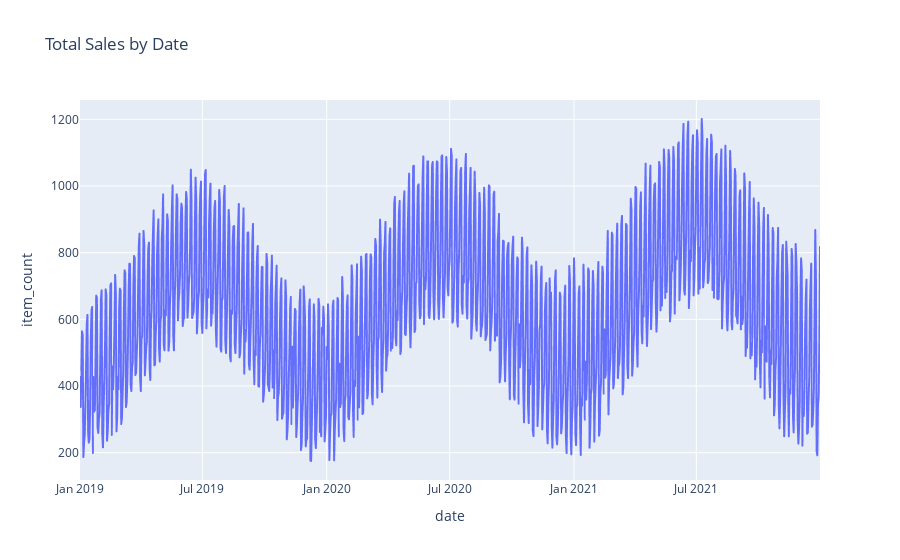

The code cell stored with this chart in its notebook:
### Markdown cell above
Begin by producing a line graph of all sales over the provided 2-year timespan.

### Code cell
import plotly.express as px

df_plot = df_sales[['date','item_count']].groupby(['date']).sum().reset_index()

fig = px.line(df_plot, x = 'date', y = 'item_count', title = 'Total Sales by Date')

fig.show()

### Figure 1 — Plotly figure (JSON) as saved in the notebook; plotly's stock layout.template omitted (floating-point values rounded to 4 significant figures; data arrays with more than 128 entries replaced by an {"elided": "..."} marker saying what was removed)
{"data": [{"hovertemplate": "date=%{x}<br>item_count=%{y}<extra></extra>", "legendgroup": "", "line": {"color": "#636efa", "dash": "solid"}, "marker": {"symbol": "circle"}, "mode": "lines", "name": "", "showlegend": false, "type": "scattergl", "x": {"elided": "1096 str values"}, "xaxis": "x", "y": {"elided": "1096 int values"}, "yaxis": "y"}], "layout": {"legend": {"tracegroupgap": 0}, "title": {"text": "Total Sales by Date"}, "xaxis": {"anchor": "y", "domain": [0, 1], "title": {"text": "date"}}, "yaxis": {"anchor": "x", "domain": [0, 1], "title": {"text": "item_count"}}}}
